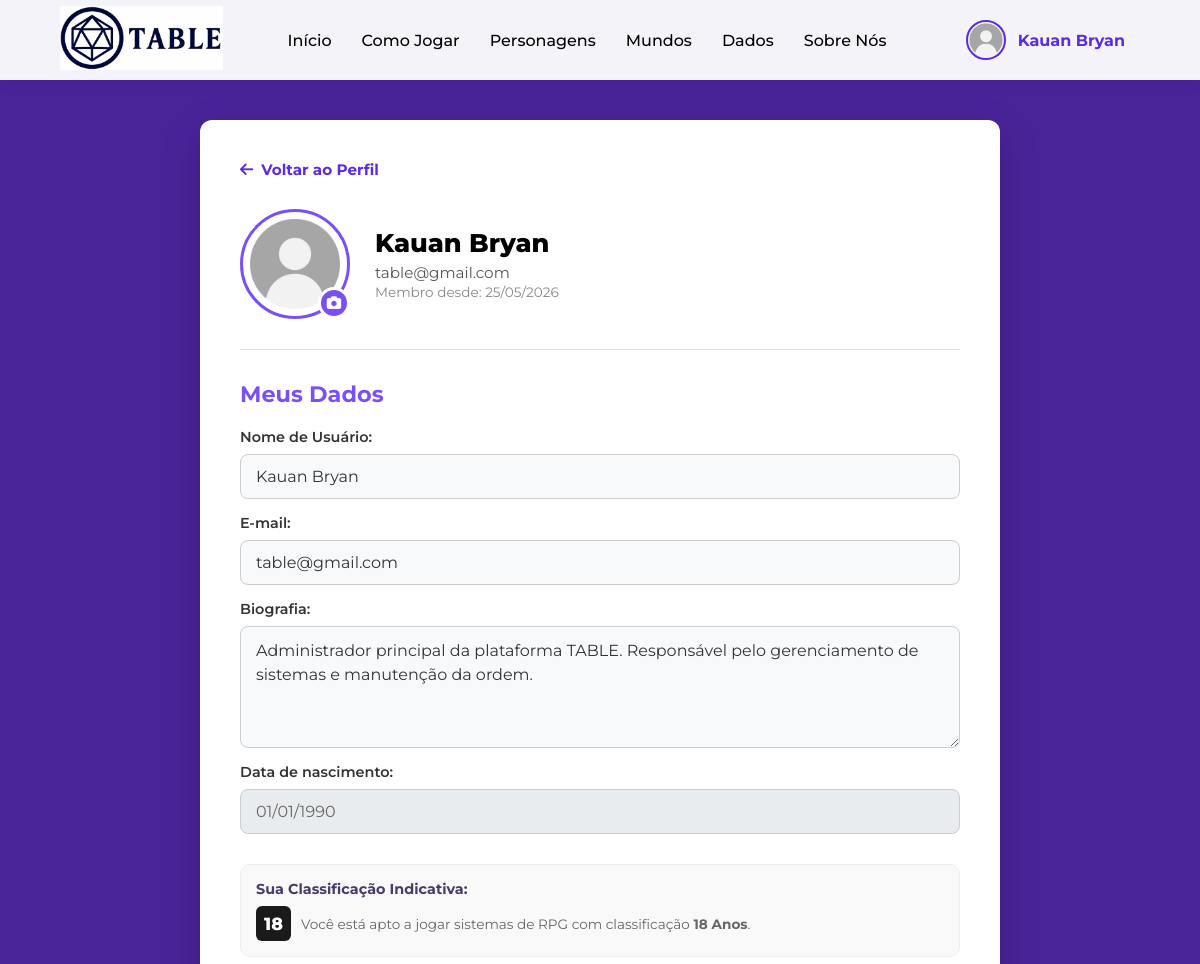
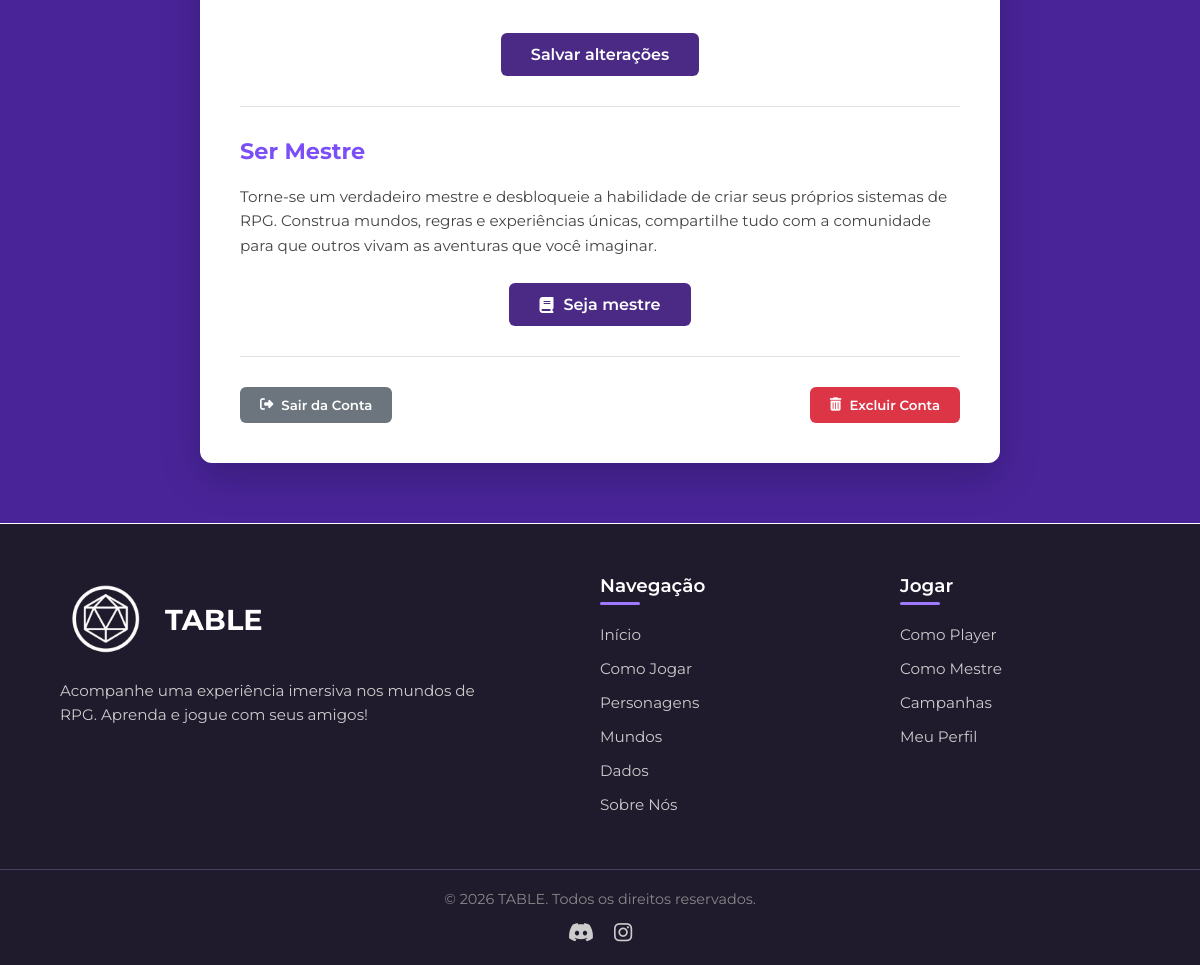
The page /pages/editar-perfil.php (signed in) on the database its author committed (2 pictures, top to bottom).
### tables this page shows
CREATE TABLE tb_usuario (
    id_usuario      INT            NOT NULL AUTO_INCREMENT,
    nm_exibicao     VARCHAR(70)    DEFAULT NULL,        
    nm_usuario      VARCHAR(70)    NOT NULL,            
    ds_email        VARCHAR(100)   NOT NULL,
    ds_senha        VARCHAR(255)   NOT NULL,            
    dt_nascimento   DATE           DEFAULT NULL,
    tp_cargo        ENUM('jogador','mestre','admin') NOT NULL DEFAULT 'jogador',
    ds_foto         VARCHAR(300)   NOT NULL DEFAULT '../img/uploads/perfil/avatar1.png',
    ds_bio          VARCHAR(500)   DEFAULT NULL,
    dt_cadastro     DATETIME       NOT NULL DEFAULT CURRENT_TIMESTAMP,
    dt_atualizacao  DATETIME       DEFAULT NULL ON UPDATE CURRENT_TIMESTAMP,
    fl_ativo        TINYINT(1)     NOT NULL DEFAULT 1,  
    CONSTRAINT pk_usuario PRIMARY KEY (id_usuario),
    CONSTRAINT uq_usuario_email UNIQUE (ds_email)
);

### pages/editar-perfil.php (the view, shortened to what this page needs)
<?php
require_once '../app/config/database.php';
$conn = Database::getConexao();
try {
    $stmt = $conn->prepare("
        SELECT id_usuario, nm_usuario, ds_email, dt_nascimento, dt_cadastro, tp_cargo, ds_foto, ds_bio
        FROM tb_usuario
        WHERE id_usuario = :id
        LIMIT 1
    ");
    $stmt->execute([':id' => $_SESSION['usuario']['id']]);
    $usuario = $stmt->fetch(PDO::FETCH_ASSOC);
} catch (PDOException $e) {
    $erro = "Erro ao carregar seus dados.";
    $usuario = $_SESSION['usuario'];
}
$idade = 0;
if (!empty($usuario['dt_nascimento'])) {
    $hoje = new DateTime();
    $nasc = new DateTime($usuario['dt_nascimento']);
    $idade = $hoje->diff($nasc)->y;
}
function obterClassificacao($idd)
{
    return ['sigla' => '18', 'cor' => '#1a1a1a', 'label' => '18 Anos'];
}
$permissao = obterClassificacao($idade);
?>
<!DOCTYPE html>
<html lang="pt-BR">
<head>
    <link rel="stylesheet" href="https://cdnjs.cloudflare.com/ajax/libs/font-awesome/6.5.2/css/all.min.css">
    <link rel="stylesheet" href="../css/nav-footer.css">
    <link rel="stylesheet" href="../css/editar-perfil.css">
</head>
<body class="pagina-edicao">
    <header>
        <div class="logotipo">
            <a href="index.php"><img src="../img/logo_horizontal.png" alt="Logo TABLE"></a>
        </div>
        <nav>
            <ul>
                <li><a href="index.php">Início</a></li>
                <li><a href="cm-jogar.php">Como Jogar</a></li>
                <li><a href="<?php echo isset($_SESSION['usuario']) ? 'perfil.php' : 'login.php'; ?>">Personagens</a>
                </li>
                <li><a href="criar-mapa.php">Mundos</a></li>
                <li><a href="rolagem-de-dados.php">Dados</a></li>
                <li><a href="sobre-nos.php">Sobre Nós</a></li>
            </ul>
        </nav>
        <?php if (isset($_SESSION['usuario'])): ?>
            <div class="usuario-logado-nav" id="nav-logado" onclick="window.location.href='perfil.php'"
                title="Ir para o Perfil">
                <img src="<?= !empty($_SESSION['usuario']['foto']) ? $_SESSION['usuario']['foto'] : '../img/uploads/perfil/avatar1.png' ?>"
                    alt="Avatar Navbar" class="avatar-nav">
                <span class="nome-nav"><?= htmlspecialchars($_SESSION['usuario']['nome']) ?></span>
            </div>
        <?php endif; ?>
    </header>
    <main class="container-principal-edicao">
        <div class="cartao-edicao">
            <a href="perfil.php" class="link-voltar">
                <i class="fas fa-arrow-left"></i> Voltar ao Perfil
            </a>
            <div class="cabecalho-edicao">
                <div class="foto-container" onclick="document.getElementById('input-foto').click()"
                    style="cursor:pointer;" title="Clique para mudar a foto">
                    <img src="<?= htmlspecialchars(!empty($usuario['ds_foto']) ? $usuario['ds_foto'] : '../img/uploads/perfil/avatar1.png') ?>"
                        alt="Foto de perfil" class="foto-perfil">
                    <div class="icone-camera">
                        <i class="fas fa-camera"></i>
                    </div>
                </div>
                <div class="info-usuario">
                    <h2><?= htmlspecialchars($usuario['nm_usuario']) ?></h2>
                    <p><?= htmlspecialchars($usuario['ds_email']) ?></p>
                    <p class="membro-desde">
                        Membro desde:
                        <?= $usuario['dt_cadastro'] ? date('d/m/Y', strtotime($usuario['dt_cadastro'])) : 'Não informado' ?>
                    </p>
                </div>
            </div>
            <hr class="divisor">
            <section>
                <h3 class="titulo-roxo">Meus Dados</h3>
                <form class="formulario-edicao" method="POST">
                    <div class="campo-edicao">
                        <label for="input-nome">Nome de Usuário:</label>
                        <input type="text" id="input-nome" name="nome"
                            value="<?= htmlspecialchars($usuario['nm_usuario']) ?>" required>
                    </div>
                    <div class="campo-edicao">
                        <label for="input-email">E-mail:</label>
                        <input type="email" id="input-email" name="email"
                            value="<?= htmlspecialchars($usuario['ds_email']) ?>" required>
                    </div>
                    <div class="campo-edicao">
                        <label for="input-bio">Biografia:</label>
                        <textarea id="input-bio" name="bio" rows="4" placeholder="Conte um pouco sobre você..."><?= htmlspecialchars($usuario['ds_bio'] ?? '') ?></textarea>
                    </div>
                    <div class="campo-edicao">
                        <label for="input-data">Data de nascimento:</label>
                        <input type="text" id="input-data"
                            value="<?= $usuario['dt_nascimento'] ? date('d/m/Y', strtotime($usuario['dt_nascimento'])) : 'Não cadastrada' ?>"
                            disabled>
                    </div>
                    <div class="classificacao-indicativa-box"
                        style="margin-top: 15px; background: #f9f9f9; padding: 15px; border-radius: 10px; border: 1px solid #eee;">
                        <p style="font-weight: 700; color: #4A3A69; margin-bottom: 8px; font-size: 0.9rem;">Sua
                            Classificação Indicativa:</p>
                        <div style="display: flex; align-items: center; gap: 10px;">
                            <span
                                style="background: <?= $permissao['cor'] ?>; color: #fff; width: 35px; height: 35px; display: flex; align-items: center; justify-content: center; font-weight: 800; border-radius: 6px; font-size: 1.1rem;"><?= $permissao['sigla'] ?></span>
                            <span style="color: #666; font-size: 0.85rem;">Você está apto a jogar sistemas de RPG com
                                classificação <strong><?= $permissao['label'] ?></strong>.</span>
                        </div>
                    </div>
                    <div class="area-botao-centro" style="margin-top: 25px;">
                        <button type="submit" class="botao-roxo">Salvar alterações</button>
                    </div>
                </form>
            </section>
            <hr class="divisor">
            <section>
                <h3 class="titulo-roxo"><?= strtolower($usuario['tp_cargo']) === 'mestre' ? 'Mestre' : 'Ser Mestre' ?>
                </h3>
                <p class="texto-descricao">
                    <?= strtolower($usuario['tp_cargo']) === 'mestre'
                        ? 'Você é um Mestre! Possui acesso à criação de campanhas, sistemas e mundos. Se decidir que não quer mais essa responsabilidade, você pode voltar a ser um jogador a qualquer momento.'
                        : 'Torne-se um verdadeiro mestre e desbloqueie a habilidade de criar seus próprios sistemas de RPG. Construa mundos, regras e experiências únicas, compartilhe tudo com a comunidade para que outros vivam as aventuras que você imaginar.'
                        ?>
                </p>
                <div class="area-botao-centro">
                    <?php if (strtolower($usuario['tp_cargo']) === 'mestre'): ?>
                        <button type="button" onclick="abrirModalDesistirMestre()" class="botao-roxo"
                            style="background: #6c757d;">
                            <i class="fas fa-undo"></i> <span>Desistir de Mestrar</span>
                        </button>
                    <?php else: ?>
                        <button type="button" onclick="abrirModalSerMestre()" class="botao-roxo">
                            <i class="fas fa-book"></i> <span>Seja mestre</span>
                        </button>
                    <?php endif; ?>
                </div>
            </section>
            <hr class="divisor">
            <div class="acoes-conta">
                <a style="text-decoration: none;" href="../app/controllers/logout.php">
                    <button type="button" id="btn-sair-conta" class="botao-cinza">
                        <i class="fas fa-sign-out-alt"></i> Sair da Conta
                    </button>
                </a>
                <button type="button" id="btn-excluir-conta" class="botao-vermelho">
                    <i class="fas fa-trash-alt"></i> Excluir Conta
                </button>
            </div>
        </div>
    </main>
    <footer class="rodape-principal">
        <div class="rodape-conteudo">
            <div class="rodape-logo-area">
                <div class="rodape-marca">
                    <img src="../img/logo_branco.png" alt="Logo TABLE">
                    <span>TABLE</span>
                </div>
                <p>Acompanhe uma experiência imersiva nos mundos de RPG. Aprenda e jogue com seus amigos!</p>
            </div>
            <div class="rodape-links">
                <h4>Navegação</h4>
                <ul>
                    <li><a href="index.php">Início</a></li>
                    <li><a href="cm-jogar.php" class="ativo">Como Jogar</a></li>
                    <li><a
                            href="<?php echo isset($_SESSION['usuario']) ? 'perfil.php' : 'login.php'; ?>">Personagens</a>
                    </li>
                    <li><a href="criar-mapa.php">Mundos</a></li>
                    <li><a href="rolagem-de-dados.php">Dados</a></li>
                    <li><a href="sobre-nos.php">Sobre Nós</a></li>
                </ul>
            </div>
            <div class="rodape-links">
                <h4>Jogar</h4>
                <ul>
                    <li><a href="cm-jogador.php">Como Player</a></li>
                    <li><a href="cm-mestre.php">Como Mestre</a></li>
                    <li><a href="<?php echo isset($_SESSION['usuario']) ? 'perfil.php' : 'login.php'; ?>">Campanhas</a>
                    </li>
                    <li><a href="<?php echo isset($_SESSION['usuario']) ? 'perfil.php' : 'login.php'; ?>">Meu Perfil</a>
                    </li>
                </ul>
            </div>
        </div>
        <div class="rodape-inferior">
            <p>© 2026 TABLE. Todos os direitos reservados.</p>
            <div class="redes-sociais">
                <a href="#"><i class="fa-brands fa-discord"></i></a>
                <a href="#"><i class="fa-brands fa-instagram"></i></a>
            </div>
        </div>
    </footer>
</body>
</html>

### css/nav-footer.css (style rules this page uses)
:root { --fundo-pagina-inicio: #492499; --fundo-pagina-fim: #190e35; --fundo-cartao: #ffffff; --fundo-cartao-escuro: #1F1A2C; --borda-escura: #4a4063; --cor-primaria: #5b2be0; --cor-primaria-hover: #7b4ff7; --cor-texto-suave: #ccc; --cor-destaque-claro: #9d7aff; }
html { scroll-behavior: smooth; }
* { margin: 0; padding: 0; box-sizing: border-box; font-family: "Montserrat", sans-serif !important; }
header { width: 100%; display: flex; justify-content: space-between; align-items: center; background-color: rgba(255, 255, 255, 0.95); backdrop-filter: blur(10px); padding: 0 5%; height: 80px; box-shadow: 0 2px 15px rgba(0, 0, 0, 0.08); position: fixed; top: 0; left: 0; z-index: 1000; }
.logotipo img { height: 65px; object-fit: contain; transition: transform 0.3s ease; }
nav ul { display: flex; list-style: none; gap: 30px; }
nav a { position: relative; text-decoration: none; color: #000; font-weight: 500; transition: all 0.3s ease; }
nav a::after { content: ""; position: absolute; left: 0; bottom: -5px; width: 0%; height: 2px; background: linear-gradient(90deg, var(--cor-primaria), var(--cor-destaque-claro)); transition: width 0.3s ease; }
.rodape-principal { background-color: var(--fundo-cartao-escuro); color: var(--cor-texto-suave); padding-top: 50px; margin-top: auto; border-top: 1px solid #fff; }
.rodape-conteudo { max-width: 1500px; margin: 0 auto; padding: 0 5%; display: flex; justify-content: space-between; flex-wrap: wrap; gap: 60px; }
.rodape-logo-area { flex: 2; min-width: 350px; }
.rodape-marca { display: flex; align-items: center; gap: 15px; }
.rodape-logo-area img { width: 90px; height: 90px; border-radius: 50%; object-fit: cover; }
.rodape-logo-area span { font-size: 1.8rem; font-weight: 700; color: #fff; }
.rodape-logo-area p { font-size: 0.95rem; line-height: 1.6; margin-top: 15px; max-width: 450px; }
.rodape-links { flex: 1; min-width: 150px; }
.rodape-links h4 { font-size: 1.15rem; font-weight: 600; color: #fff; margin-bottom: 20px; position: relative; padding-bottom: 8px; }
.rodape-links h4::after { content: ""; position: absolute; left: 0; bottom: 0; width: 40px; height: 3px; background-color: var(--cor-destaque-claro); border-radius: 2px; }
.rodape-links ul { list-style: none; padding: 0; }
.rodape-links li { margin-bottom: 12px; font-size: 0.95rem; }
.rodape-links a { text-decoration: none; color: var(--cor-texto-suave); transition: color 0.3s ease; position: relative; padding-bottom: 3px; display: inline-block; }
.rodape-links a::after { content: ""; position: absolute; left: 0; bottom: 0; width: 0%; height: 2px; background: linear-gradient(90deg, var(--cor-primaria), var(--cor-destaque-claro)); transition: width 0.3s ease; }
.rodape-inferior { text-align: center; padding: 20px 5%; margin-top: 40px; border-top: 1px solid var(--borda-escura); display: flex; flex-direction: column; align-items: center; gap: 12px; }
.rodape-inferior p { font-size: 0.9rem; color: #888; }
.redes-sociais { font-size: 1.3rem; display: flex; justify-content: center; gap: 20px; }
.redes-sociais a { color: #ccc; transition: color 0.3s ease, transform 0.3s ease; }
.fas, .fa-solid { font-family: "Font Awesome 6 Free" !important; font-weight: 900 !important; }
.fa-brands { font-family: "Font Awesome 6 Brands" !important; font-weight: 400 !important; }
.usuario-logado-nav { display: flex; align-items: center; gap: 12px; cursor: pointer; padding: 5px 15px; border-radius: 30px; transition: background 0.3s ease; }
.avatar-nav { width: 40px; height: 40px; border-radius: 50%; object-fit: cover; border: 2px solid var(--cor-primaria); }
.nome-nav { font-weight: 700; color: var(--cor-primaria); font-size: 1rem; }

### rows shown on the page
tb_usuario: ds_foto (picture), nm_usuario "Kauan Bryan", ds_email "table@gmail.com", dt_cadastro "25/05/2026", nome "Kauan Bryan", email "table@gmail.com", bio "Administrador principal da plataforma TABLE. Responsável pelo gerenciamento de sistemas e manutenção da ordem.", dt_nascimento "01/01/1990", dt_nascimento "18", dt_nascimento "18 Anos"

### other values the page prints
$_SESSION['usuario']['nome'] "Kauan Bryan"
